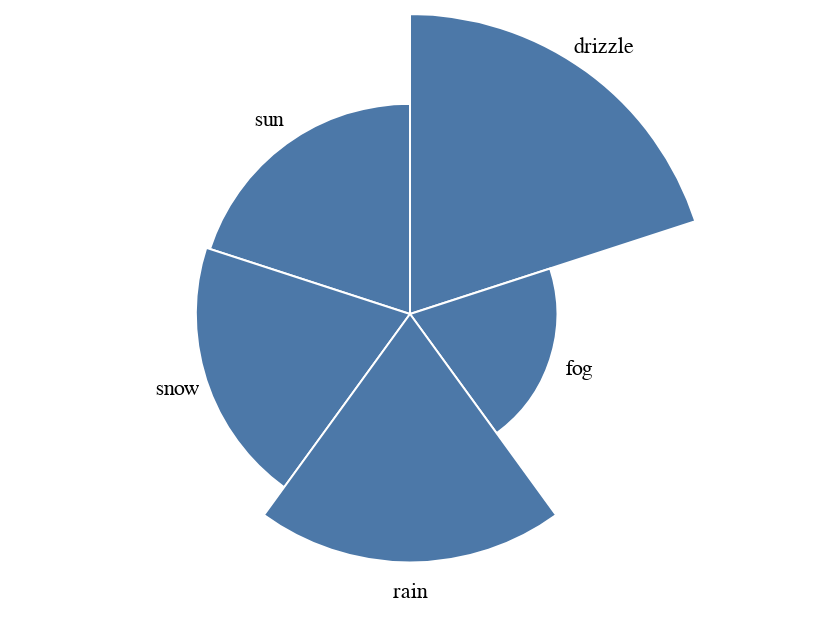

Notebook code for this chart:
### Code cell
base = alt.Chart(df)
arc = base.mark_arc(stroke="#ffffff").encode(
    theta=alt.Theta(field="condition", type="nominal"),
    radius=alt.Radius(field="temperature", type="quantitative", aggregate="mean"),
)
text = base.mark_text(radiusOffset=15).encode(
    theta=alt.Theta(field="condition", type="nominal"),
    radius=alt.Radius(field="temperature", type="quantitative", aggregate="mean"),
    text=alt.Text(field="condition", type="nominal"),
)
display_chart(arc + text)

### Figure 1 — Vega-Lite specification as saved in the notebook (floating-point values rounded to 4 significant figures)
{"config": {"view": {"continuousWidth": 400, "continuousHeight": 300}}, "layer": [{"mark": {"type": "arc", "stroke": "#ffffff"}, "encoding": {"radius": {"aggregate": "mean", "field": "temperature", "type": "quantitative"}, "theta": {"field": "condition", "type": "nominal"}}}, {"mark": {"type": "text", "radiusOffset": 15}, "encoding": {"radius": {"aggregate": "mean", "field": "temperature", "type": "quantitative"}, "text": {"field": "condition", "type": "nominal"}, "theta": {"field": "condition", "type": "nominal"}}}], "data": {"name": "data-62648c40dc40a84dcc0ff734b69b013d"}, "$schema": "https://vega.github.io/schema/vega-lite/v4.17.0.json", "datasets": {"data-62648c40dc40a84dcc0ff734b69b013d": [{"temperature": 15.95, "wind": 44.06, "precipitation": 39.57, "condition": "sun"}, {"temperature": 35.8, "wind": 57.35, "precipitation": 51.1, "condition": "snow"}, {"temperature": 34.39, "wind": 96.36, "precipitation": 40.97, "condition": "drizzle"}, {"temperature": 7.205, "wind": 25.15, "precipitation": 85.49, "condition": "drizzle"}, {"temperature": 19.55, "wind": 57.88, "precipitation": 73.7, "condition": "sun"}, {"temperature": 40.96, "wind": 18.24, "precipitation": 12.34, "condition": "drizzle"}, {"temperature": 8.037, "wind": 34.86, "precipitation": 47.4, "condition": "drizzle"}, {"temperature": -0.9238, "wind": 38.28, "precipitation": 49.08, "condition": "snow"}, {"temperature": 5.432, "wind": 26.38, "precipitation": 11.85, "condition": "fog"}, {"temperature": -0.5233, "wind": 20.34, "precipitation": 17.6, "condition": "rain"}, {"temperature": -0.3212, "wind": 56.71, "precipitation": 27.9, "condition": "snow"}, {"temperature": -5.817, "wind": 7.922, "precipitation": 58.97, "condition": "sun"}, {"temperature": 29.35, "wind": 42.36, "precipitation": 52.3, "condition": "snow"}, {"temperature": -3.17, "wind": 25.42, "precipitation": 75.96, "condition": "sun"}, {"temperature": 29.76, "wind": 60.51, "precipitation": 27.63, "condition": "sun"}, {"temperature": -2.423, "wind": 71.82, "precipitation": 27.87, "condition": "rain"}, {"temperature": 27.72, "wind": 25.5, "precipitation": 56.95, "condition": "rain"}, {"temperature": 42.86, "wind": 64.08, "precipitation": 43.21, "condition": "drizzle"}, {"temperature": 17.67, "wind": 69.77, "precipitation": 4.879, "condition": "snow"}, {"temperature": 14.11, "wind": 57.18, "precipitation": 23.0, "condition": "sun"}, {"temperature": 13.74, "wind": 47.92, "precipitation": 14.36, "condition": "drizzle"}, {"temperature": 38.55, "wind": 71.4, "precipitation": 47.87, "condition": "rain"}, {"temperature": 35.42, "wind": 15.37, "precipitation": 10.14, "condition": "drizzle"}, {"temperature": 42.81, "wind": 19.29, "precipitation": 83.72, "condition": "sun"}, {"temperature": 5.542, "wind": 37.92, "precipitation": 1.806, "condition": "rain"}, {"temperature": 31.26, "wind": 25.61, "precipitation": 94.0, "condition": "snow"}, {"temperature": 12.65, "wind": 19.72, "precipitation": 4.277, "condition": "snow"}, {"temperature": 27.46, "wind": 18.46, "precipitation": 14.86, "condition": "snow"}, {"temperature": 39.17, "wind": 62.58, "precipitation": 61.91, "condition": "drizzle"}, {"temperature": 20.58, "wind": 6.979, "precipitation": 26.2, "condition": "fog"}, {"temperature": 43.44, "wind": 91.73, "precipitation": 49.93, "condition": "rain"}, {"temperature": 37.39, "wind": 37.35, "precipitation": 79.01, "condition": "rain"}, {"temperature": -0.974, "wind": 52.37, "precipitation": 30.45, "condition": "fog"}, {"temperature": 32.48, "wind": 88.07, "precipitation": 79.8, "condition": "drizzle"}, {"temperature": 35.07, "wind": 20.18, "precipitation": 68.33, "condition": "drizzle"}, {"temperature": 30.65, "wind": 70.21, "precipitation": 14.84, "condition": "fog"}, {"temperature": 17.57, "wind": 23.57, "precipitation": 33.43, "condition": "fog"}, {"temperature": 37.67, "wind": 25.75, "precipitation": 22.16, "condition": "fog"}, {"temperature": 5.014, "wind": 35.85, "precipitation": 50.43, "condition": "drizzle"}, {"temperature": 0.072, "wind": 2.304, "precipitation": 43.69, "condition": "snow"}, {"temperature": 5.955, "wind": 97.51, "precipitation": 18.94, "condition": "fog"}, {"temperature": 30.33, "wind": 11.12, "precipitation": 16.1, "condition": "rain"}, {"temperature": 14.46, "wind": 51.39, "precipitation": 51.52, "condition": "fog"}, {"temperature": 9.396, "wind": 14.41, "precipitation": 58.34, "condition": "drizzle"}, {"temperature": -7.883, "wind": 98.24, "precipitation": 51.41, "condition": "snow"}, {"temperature": 36.85, "wind": 17.44, "precipitation": 55.91, "condition": "drizzle"}, {"temperature": -9.583, "wind": 23.84, "precipitation": 61.61, "condition": "fog"}, {"temperature": -9.419, "wind": 53.25, "precipitation": 78.45, "condition": "sun"}, {"temperature": 4.572, "wind": 9.069, "precipitation": 42.45, "condition": "rain"}, {"temperature": 6.62, "wind": 35.88, "precipitation": 64.99, "condition": "rain"}, {"temperature": 20.63, "wind": 28.95, "precipitation": 14.3, "condition": "rain"}, {"temperature": -9.584, "wind": 83.65, "precipitation": 35.87, "condition": "snow"}, {"temperature": 11.02, "wind": 82.98, "precipitation": 67.52, "condition": "drizzle"}, {"temperature": 5.411, "wind": 21.06, "precipitation": 98.11, "condition": "fog"}, {"temperature": 2.807, "wind": 40.81, "precipitation": 17.11, "condition": "drizzle"}, {"temperature": 33.61, "wind": 68.87, "precipitation": 1.751, "condition": "drizzle"}, {"temperature": -3.731, "wind": 22.99, "precipitation": 20.45, "condition": "sun"}, {"temperature": 38.89, "wind": 4.451, "precipitation": 50.19, "condition": "snow"}, {"temperature": 30.68, "wind": 57.59, "precipitation": 3.882, "condition": "sun"}, {"temperature": 20.94, "wind": 86.16, "precipitation": 84.65, "condition": "sun"}, {"temperature": 37.96, "wind": 83.22, "precipitation": 78.1, "condition": "sun"}, {"temperature": 2.789, "wind": 5.605, "precipitation": 64.23, "condition": "rain"}, {"temperature": -7.363, "wind": 57.38, "precipitation": 18.5, "condition": "sun"}, {"temperature": 1.191, "wind": 46.53, "precipitation": 56.22, "condition": "rain"}, {"temperature": 5.601, "wind": 10.56, "precipitation": 10.01, "condition": "sun"}, {"temperature": 38.06, "wind": 40.56, "precipitation": 18.58, "condition": "rain"}, {"temperature": 10.0, "wind": 0.3814, "precipitation": 3.432, "condition": "snow"}, {"temperature": 35.52, "wind": 85.38, "precipitation": 72.28, "condition": "rain"}, {"temperature": 42.22, "wind": 21.9, "precipitation": 64.45, "condition": "snow"}, {"temperature": 42.63, "wind": 16.6, "precipitation": 85.32, "condition": "sun"}, {"temperature": 4.667, "wind": 13.91, "precipitation": 87.48, "condition": "drizzle"}, {"temperature": 16.15, "wind": 38.0, "precipitation": 47.26, "condition": "rain"}, {"temperature": 15.03, "wind": 86.43, "precipitation": 81.7, "condition": "rain"}, {"temperature": 35.19, "wind": 72.51, "precipitation": 22.44, "condition": "sun"}, {"temperature": 26.84, "wind": 83.91, "precipitation": 63.12, "condition": "drizzle"}, {"temperature": 34.88, "wind": 45.33, "precipitation": 0.9936, "condition": "rain"}, {"temperature": 41.38, "wind": 7.545, "precipitation": 54.7, "condition": "snow"}, {"temperature": 36.96, "wind": 49.47, "precipitation": 85.48, "condition": "snow"}, {"temperature": 14.59, "wind": 4.49, "precipitation": 10.31, "condition": "sun"}, {"temperature": 20.04, "wind": 66.33, "precipitation": 74.45, "condition": "sun"}, {"temperature": 25.47, "wind": 82.06, "precipitation": 61.2, "condition": "rain"}, {"temperature": 20.07, "wind": 46.45, "precipitation": 53.6, "condition": "snow"}, {"temperature": 5.685, "wind": 58.17, "precipitation": 31.24, "condition": "snow"}, {"temperature": 42.49, "wind": 71.08, "precipitation": 61.47, "condition": "rain"}, {"temperature": -7.079, "wind": 27.0, "precipitation": 19.79, "condition": "rain"}, {"temperature": -5.045, "wind": 88.94, "precipitation": 99.5, "condition": "fog"}, {"temperature": 25.45, "wind": 96.39, "precipitation": 69.85, "condition": "rain"}, {"temperature": 22.96, "wind": 88.49, "precipitation": 40.27, "condition": "snow"}, {"temperature": 27.51, "wind": 29.84, "precipitation": 27.85, "condition": "fog"}, {"temperature": -6.87, "wind": 54.9, "precipitation": 29.74, "condition": "snow"}, {"temperature": 41.67, "wind": 21.39, "precipitation": 23.45, "condition": "sun"}, {"temperature": 15.84, "wind": 14.55, "precipitation": 78.91, "condition": "sun"}, {"temperature": 13.79, "wind": 31.92, "precipitation": 65.39, "condition": "fog"}, {"temperature": -0.2479, "wind": 16.05, "precipitation": 26.22, "condition": "sun"}, {"temperature": 20.63, "wind": 15.35, "precipitation": 94.2, "condition": "rain"}, {"temperature": 17.22, "wind": 61.15, "precipitation": 27.79, "condition": "snow"}, {"temperature": 15.34, "wind": 52.16, "precipitation": 44.26, "condition": "drizzle"}, {"temperature": 43.29, "wind": 30.62, "precipitation": 90.71, "condition": "drizzle"}, {"temperature": 31.75, "wind": 54.0, "precipitation": 98.59, "condition": "drizzle"}, {"temperature": 3.548, "wind": 96.91, "precipitation": 50.0, "condition": "fog"}]}}
